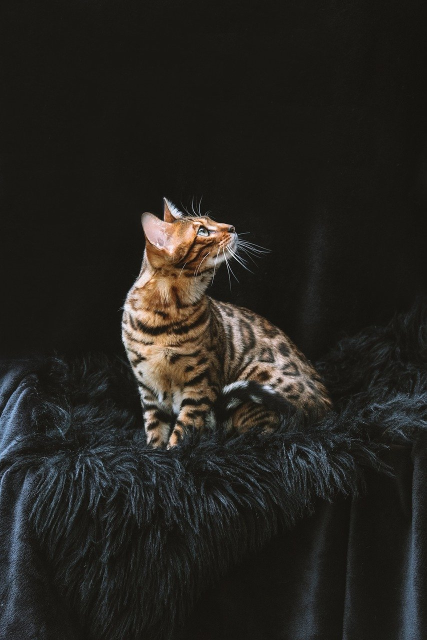
#> input picture bengal-cat-g852a4c82c_1280.jpg, 853 x 1280 px (shown at 1/2 size)
$ jupyter execute OpenCV_Functions.ipynb
#> lines starting #> are read from the running program, lines starting #| are printed output that depends on the picture; after the words box and inside, x2 and y2 are one past the last pixel; in counts of white or black regions, pixels touching at a corner belong together
[cell 1]
import cv2
import matplotlib.pyplot as plt

[cell 2]
def drawImage(img,title="Image"):
    plt.imshow(img,cmap="gray")
    plt.axis("off")
    plt.title(title + str(img.shape))
    plt.show()

[cell 3]
img = cv2.imread("bengal-cat-g852a4c82c_1280.jpg")
#> img is the input picture: shape (1280, 853, 3); mean B, G, R 32, 36.2, 38.1
drawImage(img)

[cell 4]
# Converting to grayscale
gray = cv2.cvtColor(img,cv2.COLOR_BGR2GRAY)
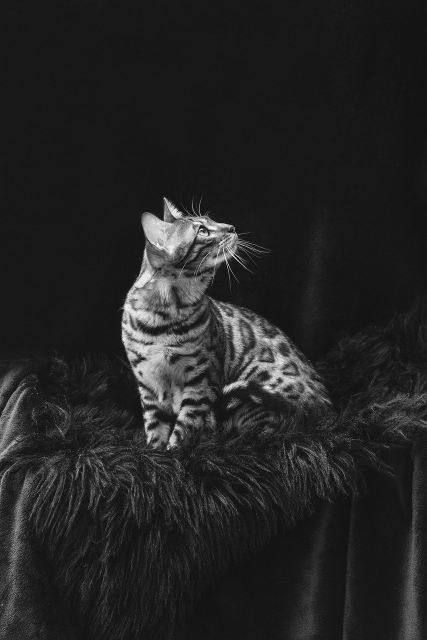
#> gray: shape (1280, 853) (shown at 1/2 size); min 0, max 255, mean 36.4
drawImage(gray,title="Gray Image")

[cell 5]
# Blurring Image
blur_image = cv2.GaussianBlur(img,(3,3),cv2.BORDER_DEFAULT)
drawImage(blur_image,title="Blur Image")

[cell 6]
# Edge Cascade
canny = cv2.Canny(img,125,175)
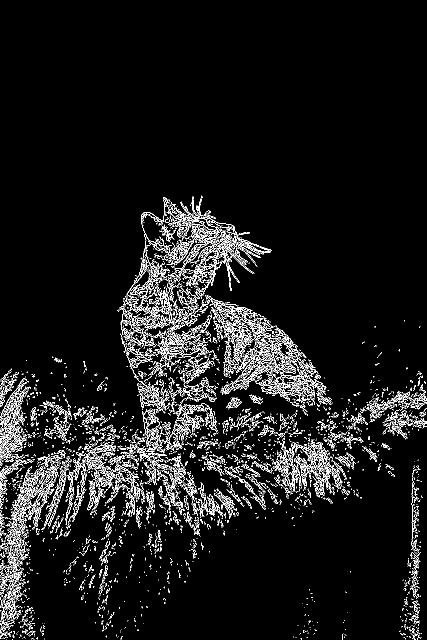
#> canny: shape (1280, 853) (shown at 1/2 size); 6.2% white in thin lines or dots, all inside (x1, y1, x2, y2) = (0, 391, 853, 1280)
canny2 = cv2.Canny(blur_image,125,175)
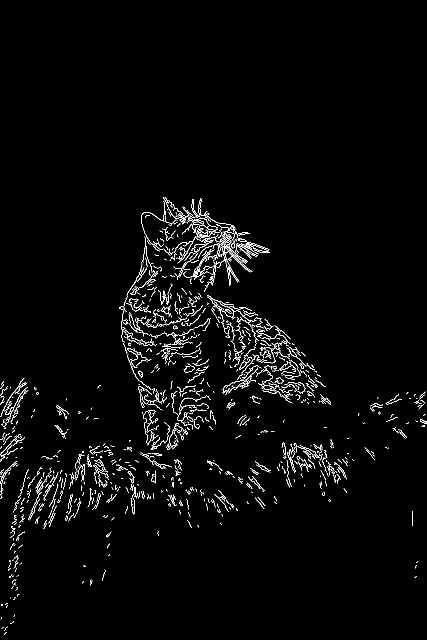
#> canny2: shape (1280, 853) (shown at 1/2 size); 2.2% white in thin lines or dots, all inside (x1, y1, x2, y2) = (0, 394, 853, 1270)
drawImage(canny,title="Canny - Img")
drawImage(canny2,title="Canny - Blur Img")

[cell 7]
# Dilating the image
dilated = cv2.dilate(canny,(7,7),iterations=3)
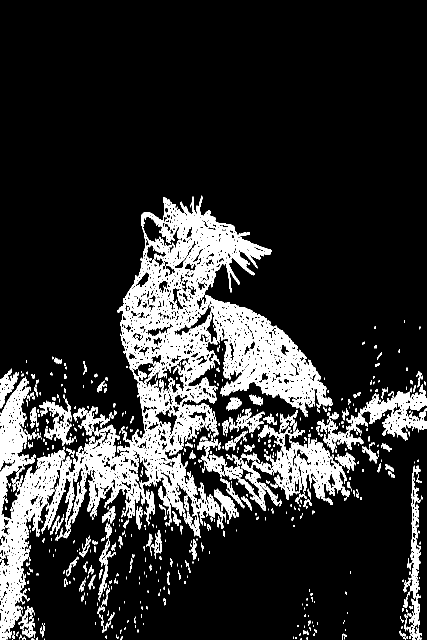
#> dilated: shape (1280, 853) (shown at 1/2 size); 15.2% white; 843 white regions (536 under 20 px), largest, box (x1, y1, x2, y2) and area: (0, 391, 664, 1280) 111424, (401, 853, 691, 1022) 11580, (730, 768, 853, 882) 5240
drawImage(dilated,title="Dilated : Canny Image")

[cell 8]
# Eroding
eroded = cv2.erode(dilated,(7,7),iterations=3)
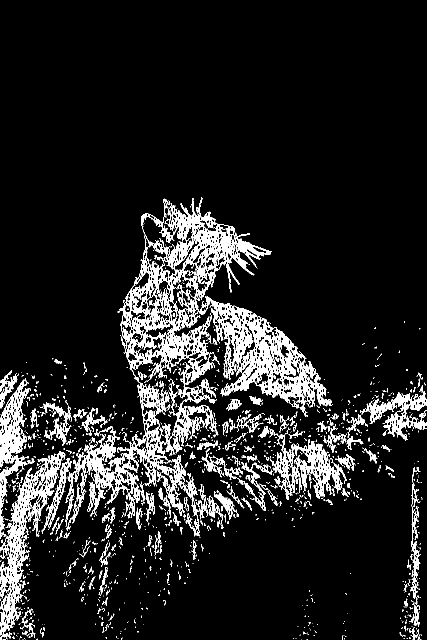
#> eroded: shape (1280, 853) (shown at 1/2 size); 9.8% white; 1549 white regions (1288 under 20 px), largest, box (x1, y1, x2, y2) and area: (134, 394, 664, 1062) 54206, (0, 903, 131, 1280) 8726, (0, 756, 70, 1078) 5188
drawImage(eroded,title="Eroded : Dilated Image")

[cell 9]
# Resize and Cropping Image
resize = cv2.resize(img,(500,500),interpolation=cv2.INTER_CUBIC)
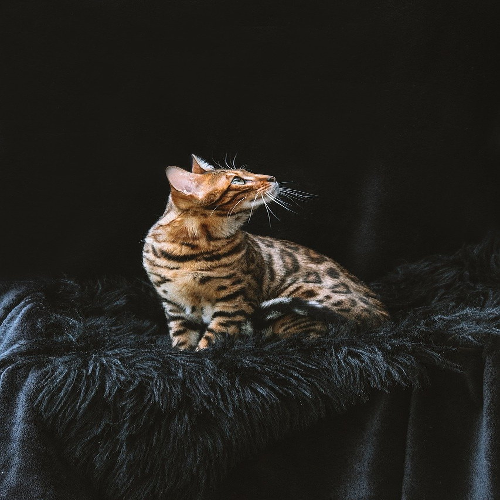
#> resize: shape (500, 500, 3); mean B, G, R 32, 36.2, 38.1
drawImage(resize,title="Resize Image")

[cell 10]
# Cropping
cropped = img[350:1000,200:700]
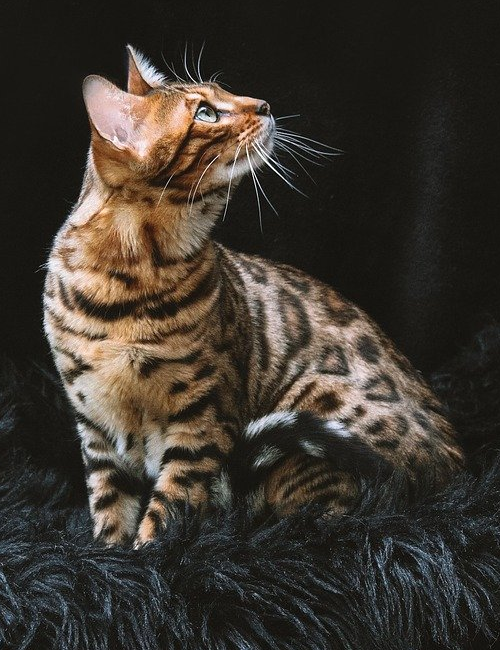
#> cropped: shape (650, 500, 3); mean B, G, R 47.4, 55.1, 61.4
drawImage(cropped,title="Cropped Image")
